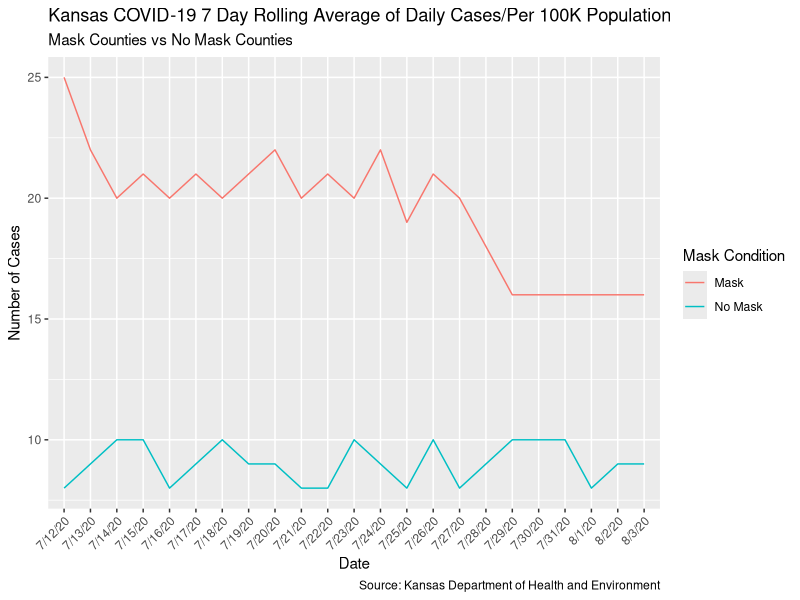

Recreate this plot in R.
## ---- chunk 1
library(tidyverse) 
## ---- chunk 2
df <- tribble(
  ~date, ~mask, ~no_mask,
  "7/12/20",25,8,
  "7/13/20",22,9,
  "7/14/20",20,10,
  "7/15/20",21,10,
  "7/16/20",20,8,
  "7/17/20",21,9,
  "7/18/20",20,10,
  "7/19/20",21,9,
  "7/20/20",22,9,
  "7/21/20",20,8,
  "7/22/20",21,8,
  "7/23/20",20,10,
  "7/24/20",22,9,
  "7/25/20",19,8,
  "7/26/20",21,10,
  "7/27/20",20,8,
  "7/28/20",18,9,
  "7/29/20",16,10,
  "7/30/20",16,10,
  "7/31/20",16,10,
  "8/1/20",16,8,
  "8/2/20",16,9,
  "8/3/20",16,9,
)

## ---- chunk 3
df_long <- df %>%
  pivot_longer(!date, names_to="mask_condition", values_to="cases") 
head(df_long)
## ---- chunk 4
df_long %>%
  ggplot(aes(x=date, y=cases, group=mask_condition, color=mask_condition)) +
  geom_line() +
  theme(axis.text.x = element_text(angle = 45, vjust=1, hjust=1)) +
  labs(title = "Kansas COVID-19 7 Day Rolling Average of Daily Cases/Per 100K Population" , subtitle = "Mask Counties vs No Mask Counties" , x = "Date" , y = "Number of Cases", color = "Mask Condition", caption = "Source: Kansas Department of Health and Environment") +
  scale_color_discrete(labels=c("Mask","No Mask"))
